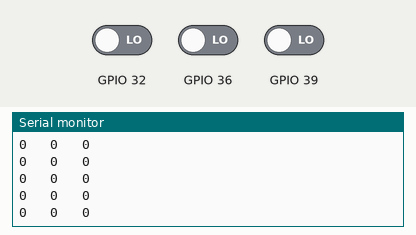
Simulated run of this sketch. Board: ESP32. Parts: the last lines printed to the serial monitor. The inputs (shaded band) are chosen by the test bench; at power-on: GPIO 32 LOW, GPIO 36 LOW, GPIO 39 LOW.

Above: at 1.2 s.
1.3 s: GPIO 32 driven HIGH
At 1.81 s:
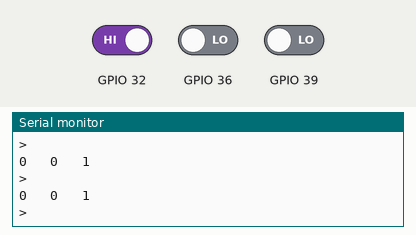
2.9 s: GPIO 36 driven HIGH
4.4 s: GPIO 39 driven HIGH
At 5.6 s:
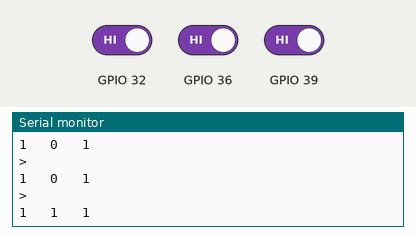
5.9 s: GPIO 32 driven LOW
At 6.31 s:
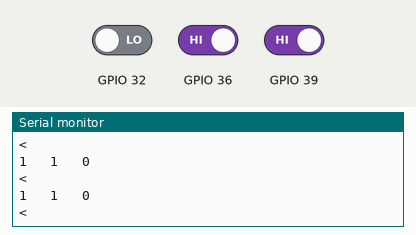

Measured:
- after the input at 1.3 s, the serial monitor: prints a new line at once (image 1)
- after the input at 4.4 s, the serial monitor: prints a new line at once (image 2)
- after the input at 5.9 s, the serial monitor: prints a new line at once (image 3)

The sketch:

test_gpio.ino
```cpp
void setup() {
  // put your setup code here, to run once:
//  pinMode(16,OUTPUT);
  pinMode(36,INPUT);
  pinMode(39,INPUT);
  pinMode(32,INPUT);

  Serial.begin(115200);
}

void loop() {
  // put your main code here, to run repeatedly:
//  digitalWrite(16,1);
//  delay(500);
//  digitalWrite(16,0);
//  delay(500);
  Serial.print(digitalRead(36));
  Serial.print("   ");
  Serial.print(digitalRead(39));
  Serial.print("   ");
  Serial.println(digitalRead(32));

  if(digitalRead(39)){
    while(digitalRead(32));
    Serial.println("<");
    delay(100);
  }
  else if(digitalRead(32)){
    while(digitalRead(39));
    Serial.println(">");
    delay(100);
  }
}
```
